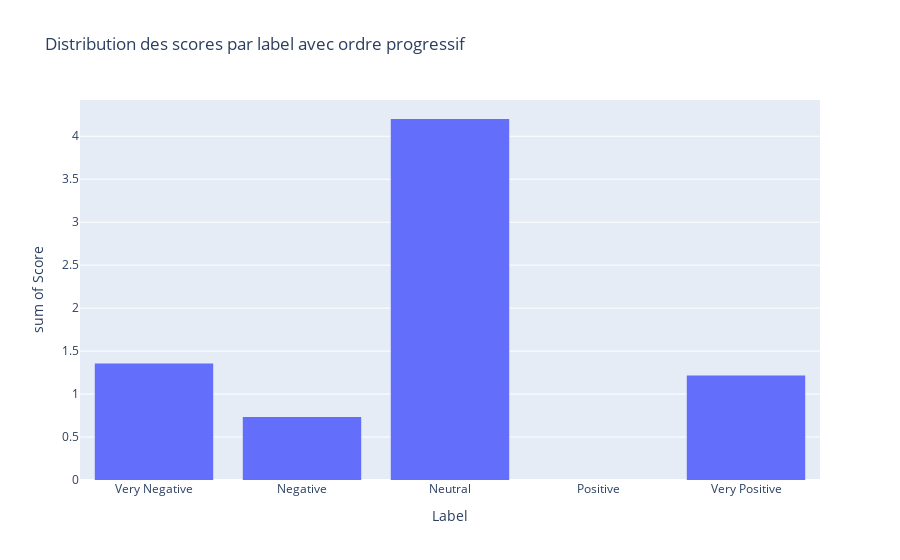

The code cell stored with this chart in its notebook:
### Markdown cell above
## Visualization

### Code cell
label_order = ["Very Negative", "Negative", "Neutral", "Positive", "Very Positive"]
fig=px.histogram(data_frame=df_SA_NY_TIMES,
                x='label',y='score',
                category_orders={"label": label_order},
                labels={"label": "Label", "score": "Score"},  # Renommer les axes
                title="Distribution des scores par label avec ordre progressif")

fig.show()

### Figure 1 — Plotly figure (JSON) as saved in the notebook; plotly's stock layout.template omitted (floating-point values rounded to 4 significant figures)
{"data": [{"alignmentgroup": "True", "bingroup": "x", "histfunc": "sum", "hovertemplate": "Label=%{x}<br>sum of Score=%{y}<extra></extra>", "legendgroup": "", "marker": {"color": "#636efa", "pattern": {"shape": ""}}, "name": "", "offsetgroup": "", "orientation": "v", "showlegend": false, "type": "histogram", "x": ["Very Positive", "Neutral", "Very Positive", "Very Negative", "Very Positive", "Very Negative", "Very Negative", "Neutral", "Neutral", "Neutral", "Neutral", "Neutral", "Neutral", "Negative", "Negative", "Neutral", "Neutral", "Very Negative", "Neutral", "Neutral"], "xaxis": "x", "y": [0.245, 0.361, 0.3936, 0.3507, 0.5766, 0.2377, 0.361, 0.3514, 0.3759, 0.4528, 0.3737, 0.4187, 0.4075, 0.4178, 0.3146, 0.28, 0.3707, 0.4072, 0.4922, 0.3169], "yaxis": "y"}], "layout": {"barmode": "relative", "legend": {"tracegroupgap": 0}, "title": {"text": "Distribution des scores par label avec ordre progressif"}, "xaxis": {"anchor": "y", "categoryarray": ["Very Negative", "Negative", "Neutral", "Positive", "Very Positive"], "categoryorder": "array", "domain": [0, 1], "title": {"text": "Label"}}, "yaxis": {"anchor": "x", "domain": [0, 1], "title": {"text": "sum of Score"}}}}
